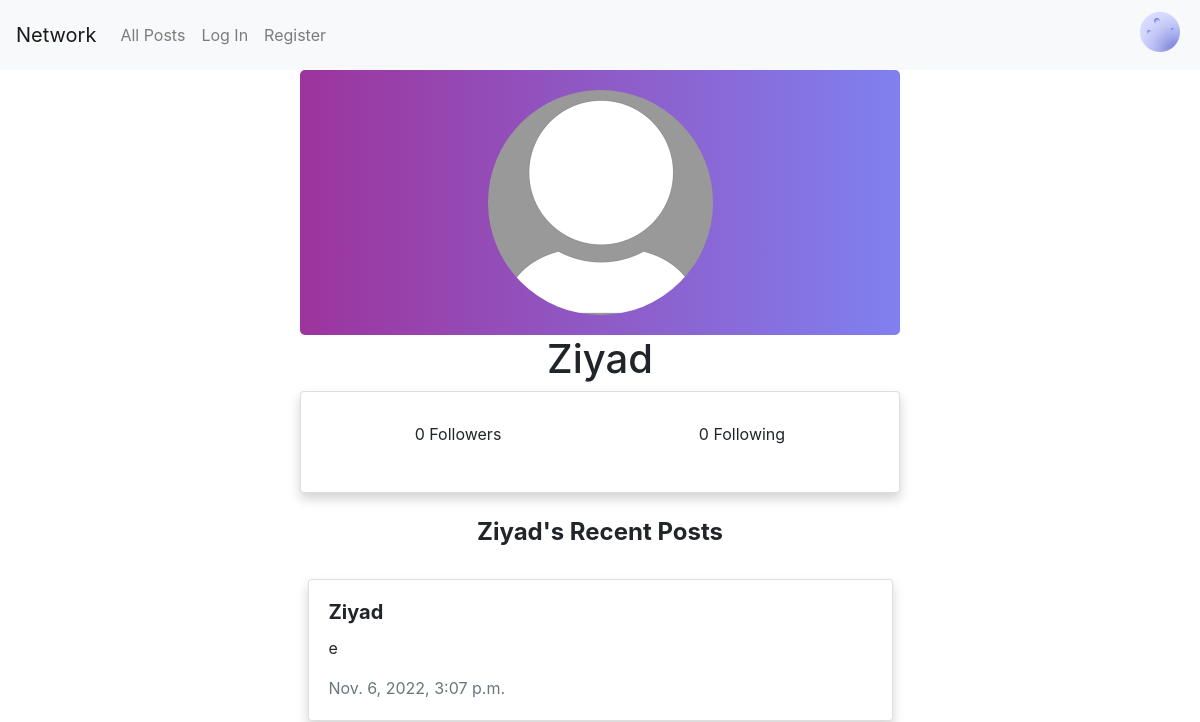
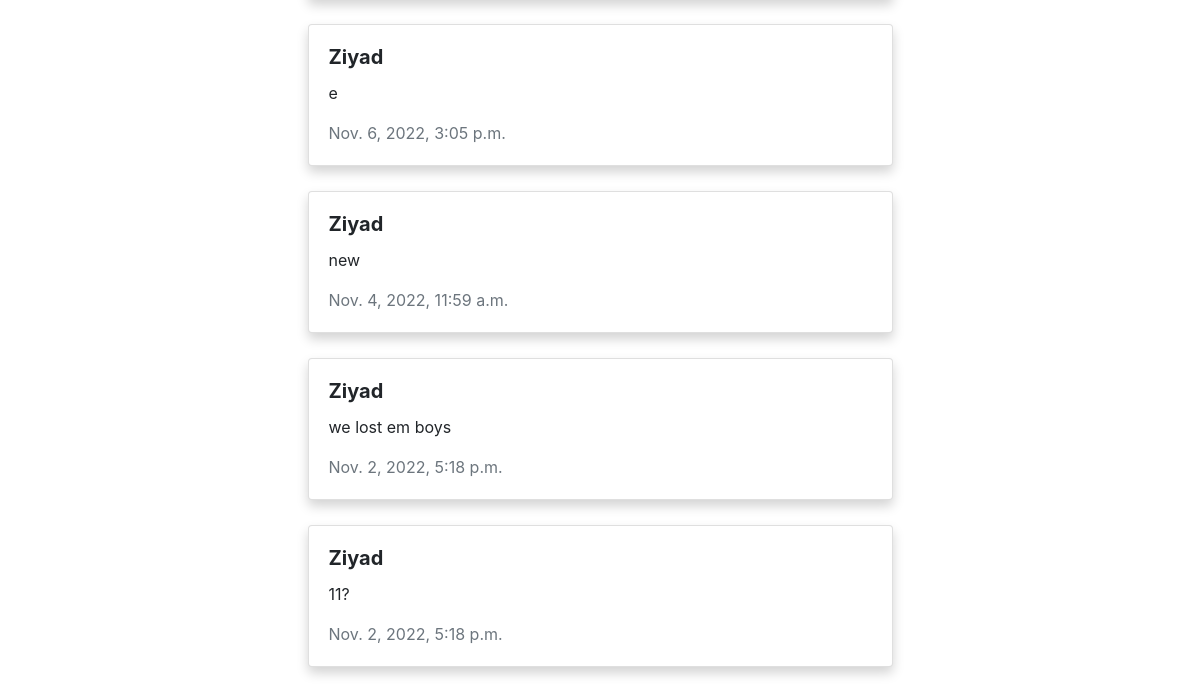
Before: /profile/Ziyad with the older database file (2 pictures, top to bottom).
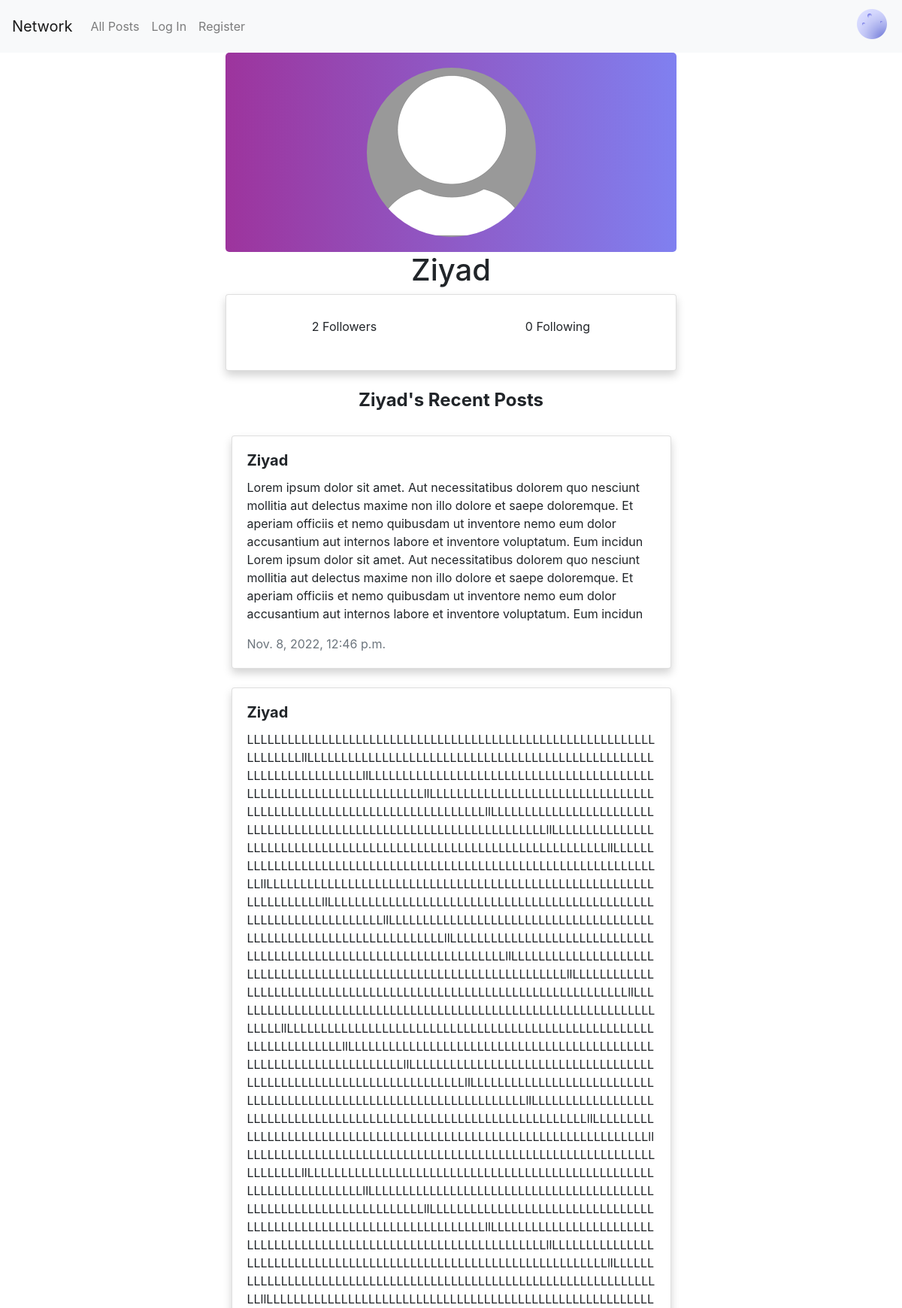
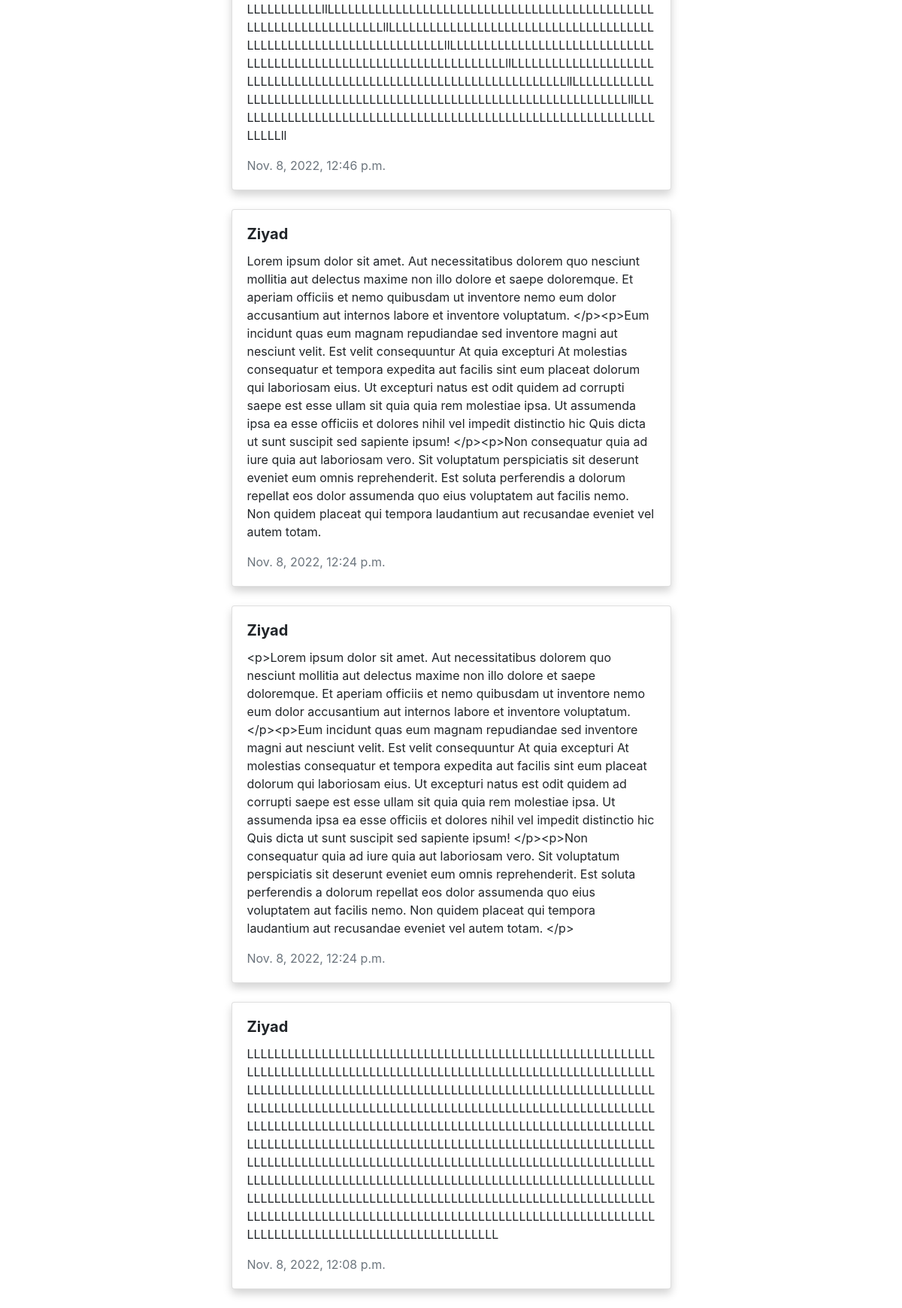
After: the same page with the newer database file (2 pictures, top to bottom).
### network/models.py (models this page shows, shortened)
class Post(models.Model):
    user = models.ForeignKey(User, on_delete=models.CASCADE, related_name="posts")
    content = models.CharField(max_length=120)
    timestamp = models.DateTimeField(auto_now_add=True)
    likes = models.ManyToManyField(User, blank=True, related_name="likes")

class User(AbstractUser):
    pass

### network/views.py (the view, shortened to what this page needs)
# urls.py: path("profile/<str:user_name>", views.profile, name="profile"),
def profile(request, user_name):
    user = request.user
    profile = User.objects.get(username=user_name)
    posts = Post.objects.filter(user=profile).order_by('-timestamp')
    paginator = Paginator(posts, 5)
    followers = profile.followers.all().count()
    following = profile.following.all().count()
    return render(request, "network/profile.html", {
        "user": user,
        "profile": profile,
        "name": user_name,
        "posts": paginator.get_page(1),
        "followers": followers,
        "following": following,
        "anonymous": True
    })

### network/templates/network/profile.html (shortened to what this page needs)
{% extends "network/layout.html" %}
{% load static %}
{% block body %}
    <div id="profile">
        <div id="profile-pic">
            <img src="{% static 'network/default.png' %}" alt="...">
        </div>
        <h1>{{name}}</h1>
        <div id="profile-info">
            <div id="follow-card" class="card">
              <div class="row">
                <div id="followers" class="col">
                  <p>{{followers}} Followers</p>
                </div>
                <div id="following" class="col">
                  <p>{{following}} Following</p>
                </div>
              </div>
            </div>
        </div>
        <h4> <strong> {{name}}'s Recent Posts </strong> </h4>
        <br>
    </div>
    <div id="feed">
        {% for post in posts %}
        <div class="col">
          <div class="card" id="card-posts">
            <div class="card-body">
              <h5 class="card-title bold">
                <strong>{{ post.user }}</strong>
              </h5>
              <p class="card-text" id="content{{ post.id }}">{{ post.content }}</p>
              <p class="card-text text-muted">{{ post.timestamp }}</p>
            </div>
          </div>
        </div>
        {% endfor %}
     </div>
{% endblock %}

Changed rows visible on the page:
no longer on this page (row unchanged): Post: user "Ziyad", content "e", timestamp "Nov. 6, 2022, 3:07 p.m."
no longer on this page (row unchanged): Post: user "Ziyad", content "e", timestamp "Nov. 6, 2022, 3:05 p.m."
no longer on this page (row unchanged): Post: user "Ziyad", content "new", timestamp "Nov. 4, 2022, 11:59 a.m."
no longer on this page (row unchanged): Post: user "Ziyad", content "we lost em boys", timestamp "Nov. 2, 2022, 5:18 p.m."
no longer on this page (row unchanged): Post: user "Ziyad", content "11?", timestamp "Nov. 2, 2022, 5:18 p.m."
added Post: user "Ziyad", content "Lorem ipsum dolor sit amet. Aut necessitatibus dolorem quo nesciunt mollitia aut delectus maxime non illo dolore et saepe doloremque. Et aperiam officiis et nemo quibusdam ut inventore nemo eum dolor accusantium aut internos labore et inventore voluptatum. Eum incidun Lorem ipsum dolor sit amet. Aut necessitatibus dolorem quo nesciunt mollitia aut delectus maxime non illo dolore et saepe doloremque. Et aperiam officiis et nemo quibusdam ut inventore nemo eum dolor accusantium aut internos labore et inventore voluptatum. Eum incidun", timestamp "Nov. 8, 2022, 12:46 p.m."
added Post: user "Ziyad", content "LLLLLLLLLLLLLLLLLLLLLLLLLLLLLLLLLLLLLLLLLLLLLLLLLLLLLLLLLLLLLLLLLLLLllLLLLLLLLLLLLLLLLLLLLLLLLLLLLLLLLLLLLLLLLLLLLLLLLLLLLLLLLLLLLLLLLLLLLllLLLLLLLLLLLLLLLLLLLLLLLLLLLLLLLLLLLLLLLLLLLLLLLLLLLLLLLLLLLLLLLLLLLLllLLLLLLLLLLLLLLLLLLLLLLLLLLLLLLLLLLLLLLLLLLLLLLLLLLLLLLLLLLLLLLLLLLLLllLLLLLLLLLLLLLLLLLLLLLLLLLLLLLLLLLLLLLLLLLLLLLLLLLLLLLLLLLLLLLLLLLLLLllLLLLLLLLLLLLLLLLLLLLLLLLLLLLLLLLLLLLLLLLLLLLLLLLLLLLLLLLLLLLLLLLLLLLllLLLLLLLLLLLLLLLLLLLLLLLLLLLLLLLLLLLLLLLLLLLLLLLLLLLLLLLLLLLLLLLLLLLLllLLLLLLLLLLLLLLLLLLLLLLLLLLLLLLLLLLLLLLLLLLLLLLLLLLLLLLLLLLLLLLLLLLLLllLLLLLLLLLLLLLLLLLLLLLLLLLLLLLLLLLLLLLLLLLLLLLLLLLLLLLLLLLLLLLLLLLLLLllLLLLLLLLLLLLLLLLLLLLLLLLLLLLLLLLLLLLLLLLLLLLLLLLLLLLLLLLLLLLLLLLLLLLll…", timestamp "Nov. 8, 2022, 12:46 p.m."
added Post: user "Ziyad", content "Lorem ipsum dolor sit amet. Aut necessitatibus dolorem quo nesciunt mollitia aut delectus maxime non illo dolore et saepe doloremque. Et aperiam officiis et nemo quibusdam ut inventore nemo eum dolor accusantium aut internos labore et inventore voluptatum. </p><p>Eum incidunt quas eum magnam repudiandae sed inventore magni aut nesciunt velit. Est velit consequuntur At quia excepturi At molestias consequatur et tempora expedita aut facilis sint eum placeat dolorum qui laboriosam eius. Ut excepturi natus est odit quidem ad corrupti saepe est esse ullam sit quia quia rem molestiae ipsa. Ut assumenda ipsa ea esse officiis et dolores nihil vel impedit distinctio hic Quis dicta ut sunt suscipit…", timestamp "Nov. 8, 2022, 12:24 p.m."
added Post: user "Ziyad", content "<p>Lorem ipsum dolor sit amet. Aut necessitatibus dolorem quo nesciunt mollitia aut delectus maxime non illo dolore et saepe doloremque. Et aperiam officiis et nemo quibusdam ut inventore nemo eum dolor accusantium aut internos labore et inventore voluptatum. </p><p>Eum incidunt quas eum magnam repudiandae sed inventore magni aut nesciunt velit. Est velit consequuntur At quia excepturi At molestias consequatur et tempora expedita aut facilis sint eum placeat dolorum qui laboriosam eius. Ut excepturi natus est odit quidem ad corrupti saepe est esse ullam sit quia quia rem molestiae ipsa. Ut assumenda ipsa ea esse officiis et dolores nihil vel impedit distinctio hic Quis dicta ut sunt…", timestamp "Nov. 8, 2022, 12:24 p.m."
added Post: user "Ziyad", content "LLLLLLLLLLLLLLLLLLLLLLLLLLLLLLLLLLLLLLLLLLLLLLLLLLLLLLLLLLLLLLLLLLLLLLLLLLLLLLLLLLLLLLLLLLLLLLLLLLLLLLLLLLLLLLLLLLLLLLLLLLLLLLLLLLLLLLLLLLLLLLLLLLLLLLLLLLLLLLLLLLLLLLLLLLLLLLLLLLLLLLLLLLLLLLLLLLLLLLLLLLLLLLLLLLLLLLLLLLLLLLLLLLLLLLLLLLLLLLLLLLLLLLLLLLLLLLLLLLLLLLLLLLLLLLLLLLLLLLLLLLLLLLLLLLLLLLLLLLLLLLLLLLLLLLLLLLLLLLLLLLLLLLLLLLLLLLLLLLLLLLLLLLLLLLLLLLLLLLLLLLLLLLLLLLLLLLLLLLLLLLLLLLLLLLLLLLLLLLLLLLLLLLLLLLLLLLLLLLLLLLLLLLLLLLLLLLLLLLLLLLLLLLLLLLLLLLLLLLLLLLLLLLLLLLLLLLLLLLLLLLLLLLLLLLLLLLLLLLLLLLLLLLLLLLLLLLLLLLLLLLLLLLLLLLLLLLLLLLLLLLLLLLLLLLLLLLLLLLLLLLLLLLLLLLLLLLLLLLLLLLLLLLLLLLLLLLLLLLLLLLLLLLLLLLLLLLLLLLLLLLLLLLLLLLLLLLLLL", timestamp "Nov. 8, 2022, 12:08 p.m."
Other visible differences:
{{ followers }}: "0" → "2"
